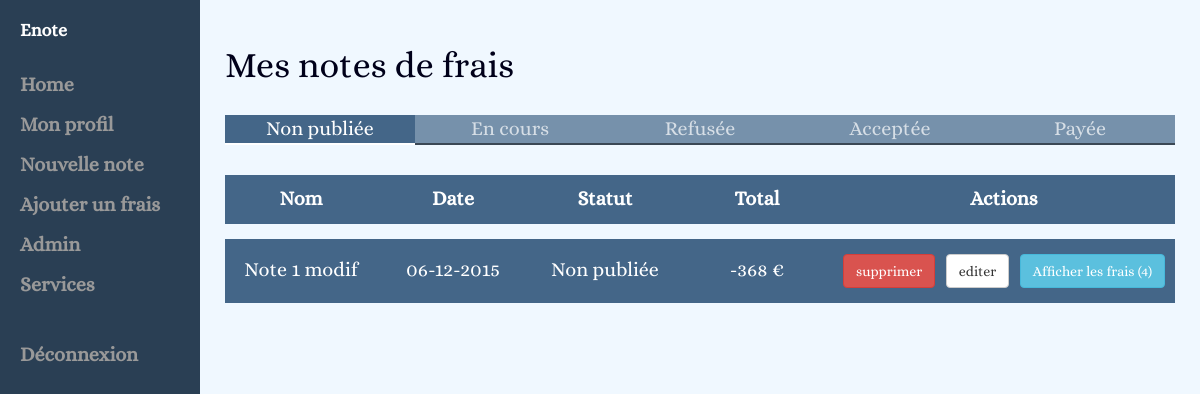
Screenshot of / (signed in) with the database file from the repository.
### tables this page shows
CREATE TABLE IF NOT EXISTS `statut_note` (
  `id` int(11) NOT NULL,
  `name` varchar(75) NOT NULL
);

CREATE TABLE IF NOT EXISTS `note_frais` (
  `id` int(11) NOT NULL,
  `name` varchar(255) NOT NULL,
  `date` date NOT NULL,
  `user_id` int(11) NOT NULL,
  `statut_id` int(11) NOT NULL
);

CREATE TABLE IF NOT EXISTS `devise` (
  `id` int(11) NOT NULL,
  `name` varchar(30) NOT NULL,
  `signe` varchar(30) NOT NULL,
  `taux` double NOT NULL
);

### class/Security.php (called while the page is built, shortened)
<?php
class Security {
    public function logged(){
        if (isset($_SESSION['user'])) {
            return true;
        }
        return false;
    }
}

### controller/accueilController.php (called while the page is built)
<?php
include_once "/class/Devise.php";
include_once "/class/Note.php";
include_once "/class/Statut.php";
include_once "/class/User.php";
$notes = $sessionUser->getNotes($bdd);
$fraisNote = new Note();
$statut = new Statut();
$listStatut = $statut->getAll($bdd);
$noteStatut = new Statut();
include_once "/views/include/accueil.php";

### class/Statut.php (called while the page is built, shortened)
<?php
class Statut {
    private $id;
    public function setId($value)
    {
        $this->id = $value;
    }
    public function getAll($bdd) {
        $statut = $bdd->query("SELECT * FROM statut_note");
        return $statut->fetchAll();
    }
    public function getStatutById($bdd) {
        $statut = $bdd->prepare("SELECT * FROM statut_note WHERE id = :sId");
        $statut->execute(array(
            ":sId"      =>  $this->id
        ));
        return $statut->fetch();
    }
}

### class/User.php (called while the page is built, shortened)
<?php
include_once 'Note.php';
class User {
    private $id;
    private $devise;
    public function getDevise()
    {
        return $this->devise;
    }
    public function getNotes($bdd) {
        $note = new Note();
        $listNotes = $note->getNotesByUser($bdd, $this->id);
        return $listNotes;
    }
}

### class/Note.php (called while the page is built, shortened)
<?php
include_once "Frais.php";
include_once "/class/User.php";
class Note {
    private $id;
    public function setId($value)
    {
        $this->id = $value;
    }
    public function getNotesByUser($bdd, $uid) {
        $listNotes = $bdd->prepare("SELECT * FROM note_frais WHERE user_id = :uId");
        $listNotes->execute(array(
            ":uId"  =>  $uid
        ));
        return $listNotes->fetchAll();
    }
    public function getListFrais($bdd) {
        return Frais::getFraisByNote($bdd, $this->id);
    }
    public static function getNoteById($bdd, $id){
        $note = $bdd->prepare('SELECT * FROM note_frais WHERE id = :id LIMIT 1');
        $note->execute(array(
            ':id' => $id
        ));
        $array = $note->fetch();
        $CloneNote = new Note();
        $CloneNote->setDate($array['date']);
        $CloneNote->setId($array['id']);
        $CloneNote->setName($array['name']);
        $CloneNote->setStatut($array['statut_id']);
        $CloneNote->setUser($array['user_id']);
        return $CloneNote;
    }
    public static function getMontantTotal($bdd, $nid, $tauxDeviseUser) {
        $CloneNote = Note::getNoteById($bdd,$nid);
        $allFraisFromThisNote = $CloneNote->getListFrais($bdd);
        $SommeDesMontants = 0;
        foreach($allFraisFromThisNote as $frais)
        {
            $CloneDevise = Devise::getDeviseById($bdd, $frais['devise_id']);
            if($frais['categorie_id'] == 4)
            {
                $SommeDesMontants -= Devise::getValueOfChangedDevise($frais['montant'], $CloneDevise->getTaux(),$tauxDeviseUser);
            }else{
                $SommeDesMontants += Devise::getValueOfChangedDevise($frais['montant'], $CloneDevise->getTaux(),$tauxDeviseUser);
            }
        }
        return $SommeDesMontants;
    }
}

### class/Devise.php (called while the page is built, shortened)
<?php
class Devise {
    private $signe;
    private $taux;
    public function getSigne()
    {
        return $this->signe;
    }
    public function setSigne($signe)
    {
        $this->signe = $signe;
    }
    public function getTaux()
    {
        return $this->taux;
    }
    public function setTaux($taux)
    {
        $this->taux = $taux;
    }
    public static function getDeviseById($bdd, $id) {
        $Devise = new Devise();
        $devise = $bdd->prepare("SELECT * FROM devise WHERE id = :did LIMIT 1");
        $devise->execute(array(
            ':did'  =>  $id
        ));
        while($array = $devise->fetch())
        {
            $Devise->setId($array['id']);
            $Devise->setName($array['name']);
            $Devise->setSigne($array['signe']);
            $Devise->setTaux($array['taux']);
        }
        return $Devise;
    }
    public static function getValueOfChangedDevise($value,$fromDeviseTaux, $toDeviseTaux)
    {
        $resultat = $value * $fromDeviseTaux;
        $resultat = $resultat/$toDeviseTaux;
        return $resultat;
    }
}

### class/Frais.php (called while the page is built, shortened)
<?php
include_once "/class/User.php";
class Frais {
    public static function getFraisByNote($bdd, $noteId) {
        $allFrais = $bdd->prepare("SELECT * FROM frais WHERE note_id = :noteid");
        $allFrais->execute(array(
            ":noteid"   =>  $noteId
        ));
        return $allFrais->fetchAll();
    }
}

### views/include/accueil.php (the view, shortened to what this page needs)
<div id="accueil" class="list-all-note">
	<h1>Mes notes de frais</h1>
	<div class="list-container">
		<ul class="list-statut">
			<?php
				$i = 0;
				foreach ($listStatut as $statut) {
			?>
				<li class="statut-<?php echo $statut['id']; if ($i == 0) {echo " active";} ?>"><?php echo $statut['name']; ?></li>
			<?php
					$i = 1;
				}
			?>
		</ul>
		<table class="list-note">
			<tr>
				<th>Nom</th>
				<th>Date</th>
				<th>Statut</th>
				<th>Total</th>
				<th class="actions">Actions</th>
			</tr>
			<?php
				foreach ($notes as $note) {
					$fraisNote->setId($note['id']);
					$allFrais = $fraisNote->getListFrais($bdd);
			?>
					<tr></tr>
					<tr class="statut-<?php echo $note['statut_id']; ?> note-<?php echo $note['id'] ?> note">
						<td><?php echo $note['name']; ?></td>
						<td><?php echo date("d-m-Y", strtotime($note['date'])); ?></td>
						<td>
							<?php
								$noteStatut->setId($note['statut_id']);
								$stat = $noteStatut->getStatutById($bdd);
								echo $stat['name'];
							?>
						</td>
						<td>
							<?php
								$devise = Devise::getDeviseById($bdd, $sessionUser->getDevise());
								echo '<span class="total-note">' . Note::getMontantTotal($bdd, $note['id'], $devise->getTaux()) . '</span> ' . $devise->getSigne();
							?>
						</td>
						<td>
							<button class="note-<?php echo $note['id'] ?> btn btn-danger">supprimer</button>
							<a class="btn btn-default" href="<?php echo $basePath. '?page=note&amp;id=' . $note['id']; ?>">editer</a>
							<div class="btn-show-frais btn btn-info" data-frais="list-frais-<?php echo $note['id'] ?>">Afficher les frais (<span class="count-frais"><?php echo count($allFrais); ?></span>)</div>
						</td>
					</tr>
			<?php
				}
			?>
		</table>
	</div>
</div>

### index.php (shortened to what this page needs)
<?php
    include_once 'function/bdd.php';
    include_once "/class/Security.php";
    include_once '/class/User.php';
    $basePath = "http://" . $_SERVER["SERVER_NAME"] . "/enote/";
    $secu = new Security();
    if (isset($_SESSION['user']) && !empty($_SESSION['user'])) {
        $sessionUser = unserialize($_SESSION['user']);
    }
    if(isset($_GET['page']) && !empty($_GET['page']) && preg_match("/^[a-zA-Z0-9-]+$/i",$_GET['page'])){
        if (!$secu->logged() && $_GET['page'] != 'connexion'){
            header("Location: " . $basePath . "?page=connexion");
        }
        $p = htmlspecialchars(htmlentities($_GET['page']));
        if(file_exists('controller/' . $p . 'Controller.php')){
                include_once 'views/global/header.php';
                include_once 'controller/' . $p . 'Controller.php';
                include_once 'views/global/footer.php';
        }else{
                include_once 'views/global/header.php';
                include_once 'views/include/404.php';
                include_once 'views/global/footer.php';
        }
    } elseif (isset($_GET['request']) && !empty($_GET['request'])) {
        if (!$secu->logged()) {
            header("Location: " . $basePath . "?page=connexion");
        }
        include_once 'controller/jsonController.php';
    } else {
        include_once 'views/global/header.php';
        include_once 'controller/accueilController.php';
        include_once 'views/global/footer.php';
    }
?>

### views/global/header.php (shortened to what this page needs)
<!DOCTYPE html>
<html>
    <head>
        <link href="<?php echo $basePath ?>vendor/bootstrap-3.3.6-dist/css/bootstrap.min.css" rel="stylesheet">
        <link rel="stylesheet" type="text/css" href="<?php echo $basePath ?>css/app.css">
    </head>
    <body>
        <header>
           <div id="sidebar-wrapper">
            <ul class="sidebar-nav">
                <li class="sidebar-brand">
                    <a href="<?php echo $basePath; ?>">Enote</a>
                </li>
                <li>
                    <a href="<?php echo $basePath; ?>">Home</a>
                </li>
                <li>
                    <a href="<?php echo $basePath; ?>?page=user">Mon profil</a>
                </li>
                <li>
                    <a href="<?php echo $basePath; ?>?page=note">Nouvelle note</a>
                </li>
                <li>
                    <a href="<?php echo $basePath; ?>?page=frais">Ajouter un frais</a>
                </li>
                <li>
                    <a href="<?php echo $basePath; ?>?page=admin">Admin</a>
                </li>
                <li>
                    <a href="#">Services</a>
                </li>
                <li>
                    <?php
                        if($secu->logged())
                        {
                            ?>
                <li class="deco">
                    <a href="<?php echo $basePath; ?>?page=deconnexion">Déconnexion<span class="sr-only">(current)</span></a>
                </li>
                        <?php
                        }
                        ?>
                </li>
            </ul>
        </div>
        </header>
        <section class ="section">

### views/global/footer.php (shortened to what this page needs)
        </section>
    </body>
</html>

### css/styles.css (style rules this page uses)
body { background: aliceblue; color: #00001a; font-size: 20px; font-family: Alice; margin-left: 200px; }
header { font-weight: bold; }
.section { margin: 0 auto 25px auto; padding: 25px; }
.list-all-note ul { padding: 0; margin: 0; }
.list-all-note .list-statut { margin: 30px 0; font-size: 0; background-color: rgba(68, 102, 136, 0.70); color: rgba(255, 255, 255, 0.70); }
.list-all-note .list-statut li { display: inline-block; cursor: pointer; width: 20%; font-size: 20px; text-align: center; border-bottom: 2px solid rgba(0, 0, 0, 0.50); }
.list-all-note .list-statut li.active { background-color: #446688; border-bottom: 2px solid white; color: white; }
.list-all-note .list-note { color: white; width: 100%; font-size: 20px; }
.list-all-note .list-note tr { height: 15px; border-spacing: 10px; background-color: #446688; }
.list-all-note .list-note td, th { width: 16%; text-align: center; padding-top: .5em; padding-bottom: .5em; }
.list-all-note .list-note .actions { width: 36%; }
.list-all-note .list-note td .btn { margin: 5px 3px; }

### css/sidebar.css (style rules this page uses)
.deco { margin-top: 30px; }
#sidebar-wrapper { z-index: 1000; position: fixed; left: 200px; width: 0; height: 100%; margin-left: -200px; overflow-y: auto; background: #2A3F54; }
.sidebar-nav { position: absolute; top: 0; width: 200px; margin: 0; padding: 0; list-style: none; height: 100%; }
.sidebar-nav li { text-indent: 20px; line-height: 40px; }
.sidebar-nav li a { display: block; text-decoration: none; color: #999999; }
.sidebar-nav > .sidebar-brand { height: 65px; font-size: 18px; line-height: 60px; }
.sidebar-nav > .sidebar-brand a { color: #999999; }
@media (min-width:768px) { #sidebar-wrapper { width: 200px; } }

### rows the page displays
statut_note: name "Non publiée"
statut_note: name "En cours"
statut_note: name "Refusée"
statut_note: name "Acceptée"
statut_note: name "Payée"
note_frais: name "Note 1 modif", date "06-12-2015", statut.name "Non publiée", Taux "-368", devise.signe "€", count($allFrais) "4"
